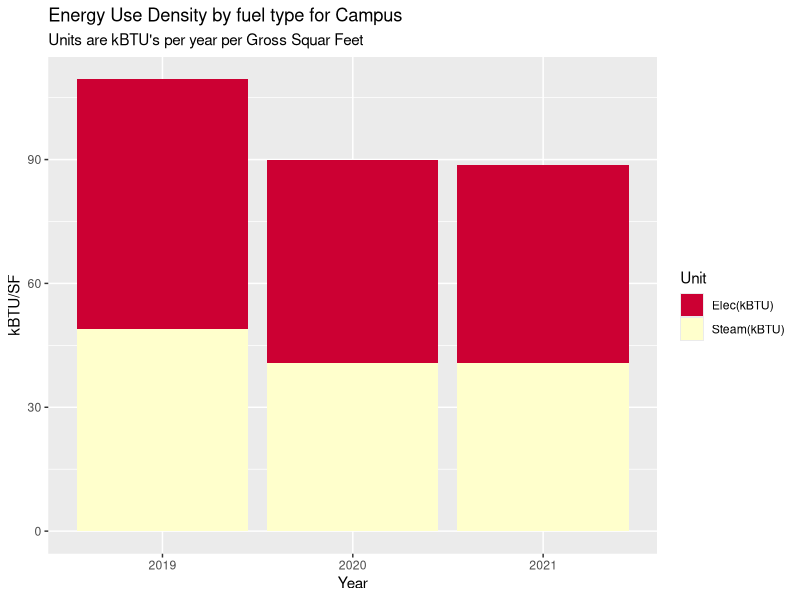
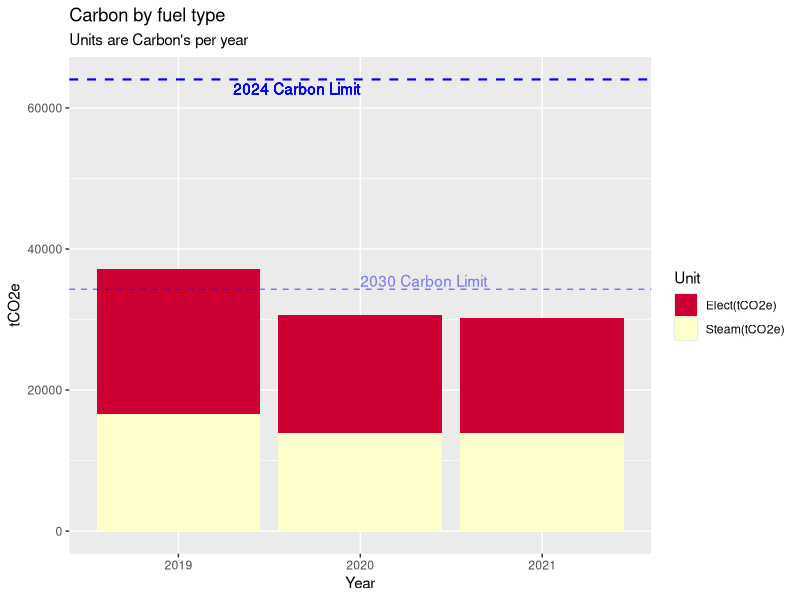
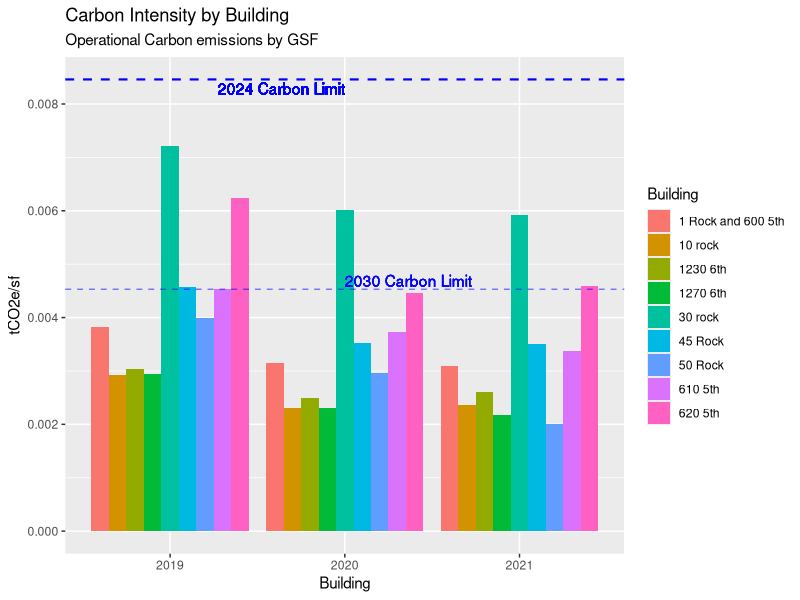
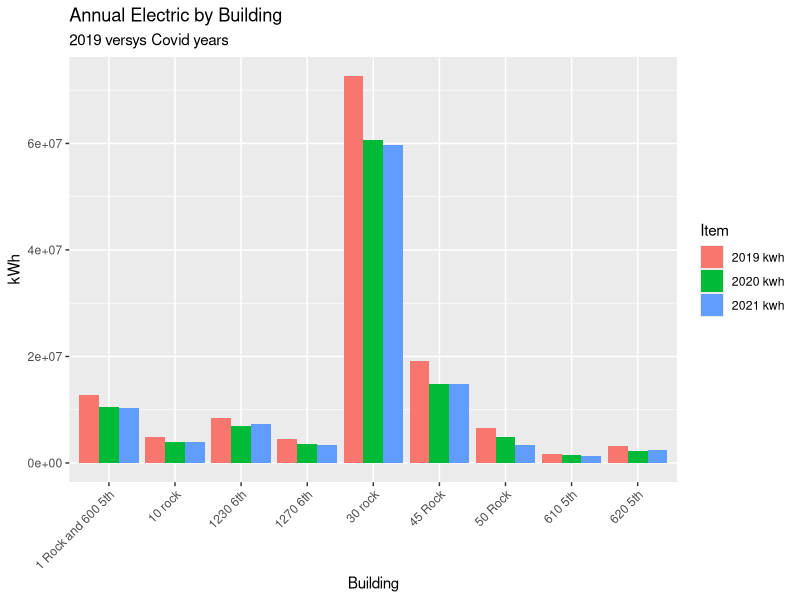
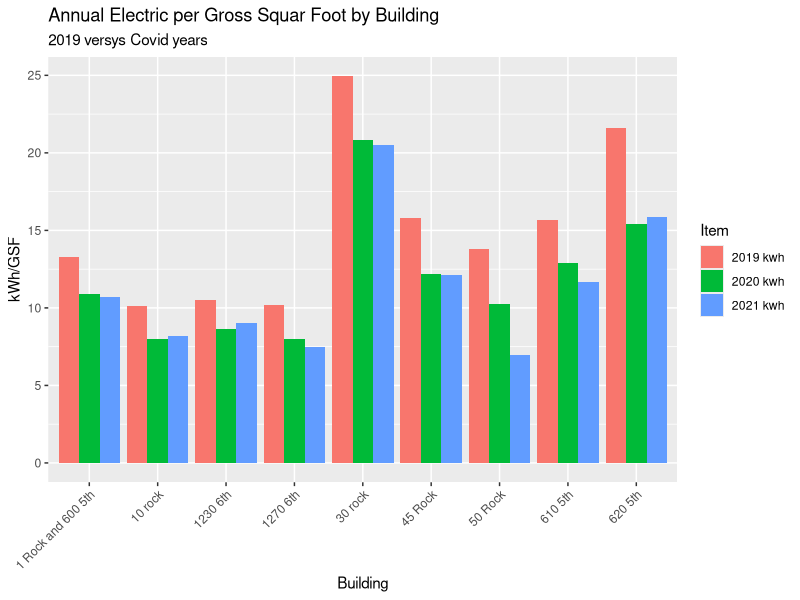
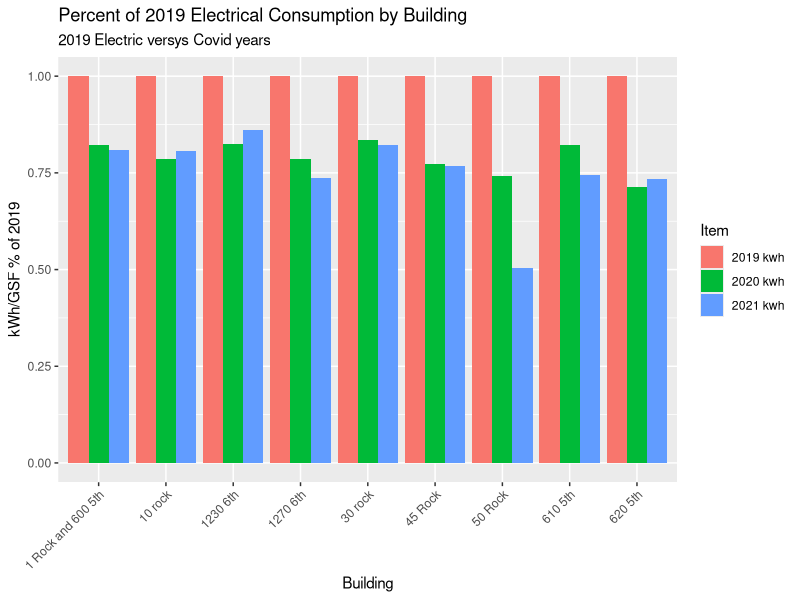
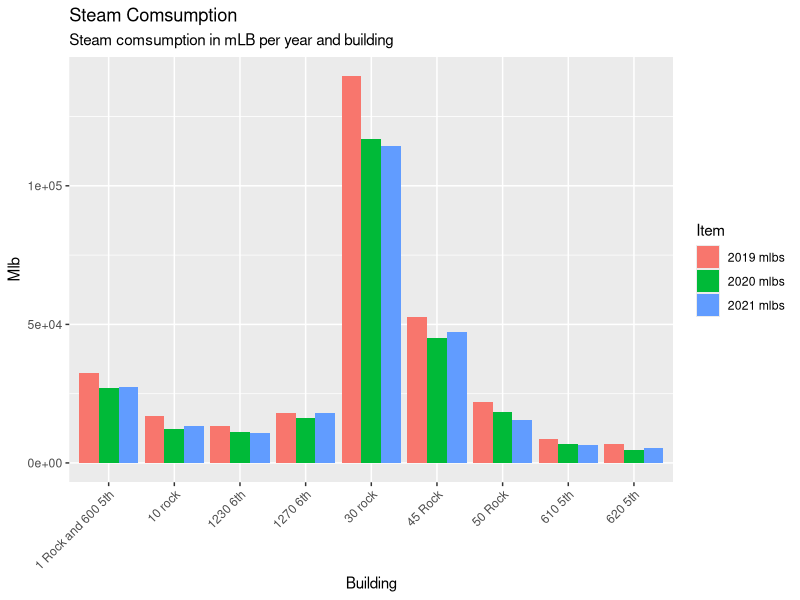
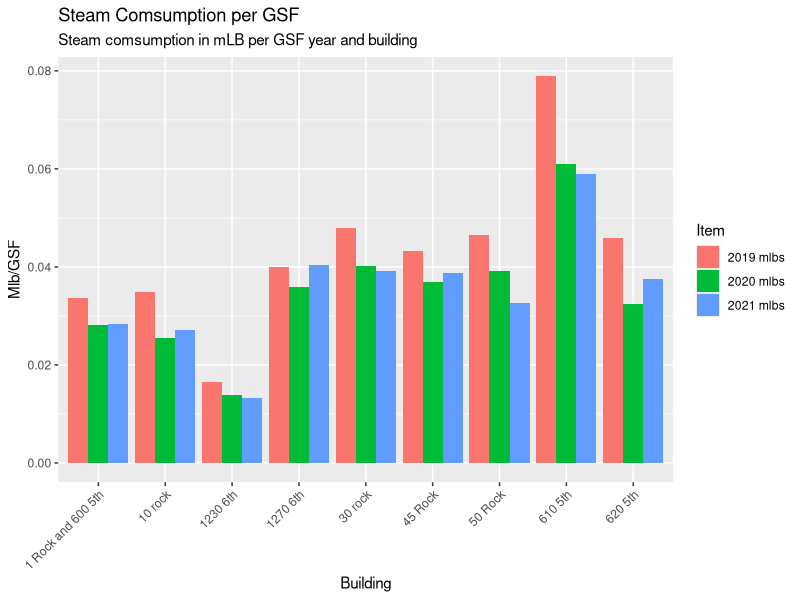

Here is the R script that generated these plots, in order:
## ---- chunk 1

# Load packages 
my_packages <- c("tidyverse", "vroom" , "janitor" , "glue" , "tsibble" , "tidytext","lubridate", "fable", "tsibbledata", "ggplot2", "forecast", "tseries", "rio", "zoo", "readxl", "tsibbledata", "knitr", "kableExtra", "formattable", "scales")
invisible( lapply(my_packages, require, character.only = TRUE))

#Set up environment 
place <- "Home"  #Where are we working today. 
# place <- "work"

if (place == "Home"){setwd("C:/Users/paulr/Documents/R/RockCenterEnergyAnalysis")} else {setwd("C:/Users/prode/Documents/R/RockCenterEnergyAnalysis")}

if (!file.exists("data")) { dir.create("data")}

rm(place, my_packages ) #Clean up

options(dplyr.summarise.inform = FALSE)  # Suppress textin Knit printout. 



# Read in data

'ElecCF' <- 0.000288962  #2021 Carbon Values
'SteamCF' <- 0.00004493 #2021 Carbon Values
'IntensityLimit24' <- 0.00846 #2024 Limit
'IntensityLimit30' <- 0.00453 #2030 Limit

SteamData <- read_excel("data/Energy_Data_for_Net_Zero_Study.xlsx", sheet = "Sheet1", range = "B2:G11" , col_names = TRUE, na = "NA", col_types = NULL ) %>%  select(-5,-6)

ElectricData <- read_excel("data/Energy_Data_for_Net_Zero_Study.xlsx", sheet = "Sheet1", range = "B13:G23" , col_names = TRUE, na = "NA", col_types = NULL ) %>% select(-5,-6)

ElectricData %>% filter(Building == '1 Rock' | Building == '600 5th') %>% 
  select( -Building) %>% 
  summarise_each(funs(sum)) %>% 
  mutate(Building = "1 Rock and 600 5th") %>% 
  select(4,1,2,3) %>% rbind(ElectricData) %>% 
  filter(Building != '1 Rock' & Building != '600 5th') -> ElectricData

BuildingGSF <- read_excel("data/Energy_Data_for_Net_Zero_Study.xlsx", sheet = "Sheet1", range = "B28:C39" , col_names = TRUE, na = "NA", col_types = NULL ) %>% 
  filter(Building != '1 Rock' & Building != '600 5th')

UtilityData <- left_join(ElectricData, SteamData, by="Building") %>% left_join(BuildingGSF, by="Building")
UtilityData[is.na(UtilityData)] <- 0

#Campus EUI for each year 
UtilityData1 <- UtilityData 
apply(UtilityData1[2:4], 2, function(row) row * 3.4121 ) -> UtilityData1[2:4]
apply(UtilityData1[5:7], 2, function(row) row * 1194) -> UtilityData1[5:7]
UtilityData1 %>% select(`2019 kwh`, `2020 kwh`, `2021 kwh`, `2019 mlbs`, `2020 mlbs`, `2021 mlbs`, `Gross Floor Area`) %>%
summarise_each(funs(sum)) -> UtilityData1
    TotalFlArea <- UtilityData1$`Gross Floor Area`
    UtilityData1 %>% 
      select(-`Gross Floor Area`) %>% 
  gather(key = "Item", value = "Value") -> UtilityData1
  cbind(UtilityData1, str_split_fixed(UtilityData1$Item, " ", n=2)) %>% 
  select(-"Item") -> UtilityData1 
  colnames(UtilityData1)  <-  c("Value", "Year", "Unit") 
  apply(UtilityData1[3], 1, function(x) {ifelse(x == "kwh", "Elec(kBTU)", "Steam(kBTU)")}) -> UtilityData1[3]

  ####  PLOTS   ####
  
  
# Make an EUI plot with kBTU vales for both  electric and steam  
UtilityData2 <- UtilityData1
apply(UtilityData2[1], 1, function(row) row / TotalFlArea ) -> UtilityData2[1]
UtilityData2 %>% 
  ggplot(aes(x = Year, y = Value, fill = Unit)) +
  geom_bar(stat = "identity", position = "stack") +
  labs( title = "Energy Use Density by fuel type for Campus",
        subtitle = "Units are kBTU's per year per Gross Squar Feet") +
  xlab("Year") +
  ylab("kBTU/SF") +
  scale_fill_manual(values = c("#CC0033", "#FFFFCC"))


#Make a Carbon table in the dataframe UtilityData1
UtilityData3 <- UtilityData1
  apply(UtilityData3[3], 1, function(x) {ifelse(x == "Elec(kBTU)", "Elect(tCO2e)", "Steam(tCO2e)")}) -> UtilityData3[3]
  UtilityData3 %>% 
  mutate(Carbon = ifelse(Unit == "Elec(kBTU)", Value * ElecCF / 3.4121, Value * SteamCF)) %>% 
  ggplot(aes(x = Year, y = Carbon, fill = Unit)) +
  geom_bar(stat = "identity", position = "stack") +
  labs( title = "Carbon by fuel type",
        subtitle = "Units are Carbon's per year") +
  labs(x = "Year", y = "tCO2e") +
  #guides(fill = FALSE) +
  geom_hline(aes(yintercept = TotalFlArea * IntensityLimit24), color = "blue", linetype = "dashed", size = 0.75) +
  geom_text(aes(x = 2, y = TotalFlArea * IntensityLimit24, label = "2024 Carbon Limit"), hjust = 1, vjust = 1.25 , color = "blue") +
  geom_hline(aes(yintercept = TotalFlArea * IntensityLimit30), linetype = "dashed", color = "blue", size = 0.5, alpha = 0.5) +
  geom_text(aes(x = 2, y = TotalFlArea * IntensityLimit30, label = "2030 Carbon Limit"), hjust = 0, vjust = -.2 , color = "blue", alpha = 0.1) +
  scale_fill_manual(values = c("#CC0033", "#FFFFCC"))


## ---- chunk 2

#Plot Carbon Intensities versus LL97 Limits 
UtilityData1 <- UtilityData 
#apply(UtilityData1[2:4], 2, function(row) row * 3.4121 ) -> UtilityData1[2:4]
apply(UtilityData1[5:7], 2, function(row) row * 1194) -> UtilityData1[5:7]
UtilityData1[2:7]/UtilityData1$`Gross Floor Area` -> UtilityData1[2:7]
colnames(UtilityData1) <- c("Building", "2019 kwh", "2020 kwh", "2021 kwh", "2019 kBTUs", "2020 kBTUs", "2021 kBTUs", "Gross Floor Area")

UtilityData1 %>% select("Building", "2019 kwh", "2020 kwh", "2021 kwh", "2019 kBTUs", "2020 kBTUs", "2021 kBTUs") -> UtilityData1

UtilityData1 %>% 
  gather(key = "Item", value = "Value", -"Building") -> UtilityData1
  cbind(UtilityData1, str_split_fixed(UtilityData1$Item, " ", n=2)) %>% 
  select(-"Item") -> UtilityData1 
  colnames(UtilityData1)  <-  c("Building", "Value", "Year", "Unit") 
  UtilityData1 %>% 
    mutate("Carbon/SF" = ifelse(Unit == "kwh", Value * ElecCF, Value * SteamCF)) %>% 
    select(Building, Year, Unit, `Carbon/SF`) %>% 
    mutate("Carbon" = "tCO2e") -> UtilityData1


UtilityData1 %>%   
ggplot(aes(x = Year, y = `Carbon/SF`, fill = Building, group = Building)) +
  geom_bar(stat = "identity", position = "dodge") +
  labs( title = "Carbon Intensity by Building",
        subtitle = "Operational Carbon emissions by GSF") +
  labs(x = "Building", y = "tCO2e/sf") +
  geom_hline(aes(yintercept = IntensityLimit24), color = "blue", linetype = "dashed", size = 0.75) +
  geom_text(aes(x = 2, y = IntensityLimit24, label = "2024 Carbon Limit"), hjust = 1, vjust = 1.25 , color = "blue") +
  geom_hline(aes(yintercept = IntensityLimit30), linetype = "dashed", color = "blue", size = 0.5, alpha = 0.5) +
  geom_text(aes(x = 2, y = IntensityLimit30, label = "2030 Carbon Limit"), hjust = 0, vjust = -.2 , color = "blue", alpha = 0.1) 
  

## ---- chunk 3

#1 Electric kWh
ElectricData %>% select(Building, `2019 kwh`, `2020 kwh`, `2021 kwh`) %>% 
  gather(key = "Item", value = "Value", -Building) %>%
  ggplot(aes(x = Building, y = Value, fill = Item, group = Item)) +
  labs( title = "Annual Electric by Building",
        subtitle = "2019 versys Covid years", x = "Building", y = "kWh") +
  theme(axis.text.x = element_text (angle = 45, vjust = 1, hjust=1)) +
  geom_bar(stat = "identity", position = "dodge")

#2 Electric kWh per GSF 
UtilityData1 <- UtilityData
apply(UtilityData1[2:7], 2, function(row) row / UtilityData1$`Gross Floor Area`) -> UtilityData1[2:7]
UtilityData1 %>% select(Building, `2019 kwh`, `2020 kwh`, `2021 kwh`) %>% 
  gather(key = "Item", value = "Value", -Building) %>% 
  ggplot(aes(x = Building, y = Value, fill = Item, group = Item)) +
  labs( title = "Annual Electric per Gross Squar Foot by Building",
        subtitle = "2019 versys Covid years", x = "Building", y = "kWh/GSF") +
  theme(axis.text.x = element_text (angle = 45, vjust = 1, hjust=1)) +
  geom_bar(stat = "identity", position = "dodge")


#3 percent kWh reductions relative to 2019 
UtilityData1 <- UtilityData
apply(UtilityData1[2:7], 2, function(row) row / UtilityData1$`Gross Floor Area`) -> UtilityData1[2:7]
apply(UtilityData1[2:4], 2, function(row) row / UtilityData1$`2019 kwh`) -> UtilityData1[2:4]
UtilityData1 %>% select(Building, `2019 kwh`, `2020 kwh`, `2021 kwh`) %>% 
  gather(key = "Item", value = "Value", -Building) %>% 
  ggplot(aes(x = Building, y = Value, fill = Item, group = Item)) + 
  labs( title = "Percent of 2019 Electrical Consumption by Building",
        subtitle = "2019 Electric versys Covid years", x = "Building", y = "kWh/GSF % of 2019") +
  theme(axis.text.x = element_text (angle = 45, vjust = 1, hjust=1)) +
  geom_bar(stat = "identity", position = "dodge")

  
# 4 Steam mlb 
SteamData %>% select(Building, `2019 mlbs`, `2020 mlbs`, `2021 mlbs`) %>% 
  gather(key = "Item", value = "Value", -Building) %>%
  ggplot(aes(x = Building, y = Value, fill = Item, group = Item)) +
  labs( title = "Steam Comsumption ",
        subtitle = "Steam comsumption in mLB per year and building", x = "Building", y = "Mlb") +
  theme(axis.text.x = element_text (angle = 45, vjust = 1, hjust=1)) +
  geom_bar(stat = "identity", position = "dodge")

#5 steam mlb per gsf 
UtilityData1 <- UtilityData
apply(UtilityData1[2:7], 2, function(row) row / UtilityData1$`Gross Floor Area`) -> UtilityData1[2:7]
UtilityData1 %>% select(Building, `2019 mlbs`, `2020 mlbs`, `2021 mlbs`) %>% 
  gather(key = "Item", value = "Value", -Building) %>% 
  ggplot(aes(x = Building, y = Value, fill = Item, group = Item)) +
  labs( title = "Steam Comsumption per GSF ",
        subtitle = "Steam comsumption in mLB per GSF year and building", x = "Building", y = "Mlb/GSF") +
  theme(axis.text.x = element_text (angle = 45, vjust = 1, hjust=1)) +
  geom_bar(stat = "identity", position = "dodge")
  


#6 percent down from 2019
UtilityData1 <- UtilityData
apply(UtilityData1[2:7], 2, function(row) row / UtilityData1$`Gross Floor Area`) -> UtilityData1[2:7]
apply(UtilityData1[5:7], 2, function(row) row / UtilityData1$`2019 mlbs`) -> UtilityData1[5:7]
UtilityData1 %>% select(Building, `2019 mlbs`, `2020 mlbs`, `2021 mlbs`) %>% 
  gather(key = "Item", value = "Value", -Building) %>% 
  ggplot(aes(x = Building, y = Value, fill = Item, group = Item)) +
  labs( title = "Percent of 2019 Steam Consumption by Building ",
        subtitle = "2019 Steam versys Covid years", x = "Building", y = "Mlb/GSF % of 2019") +
  theme(axis.text.x = element_text (angle = 45, vjust = 1, hjust=1)) +
  geom_bar(stat = "identity", position = "dodge")



## ---- chunk 4


EPA_data <- read_excel("data/EPA_Annual_Energy_Use_By_Meter.xlsx", range = "A6:BB155" , col_names = FALSE, na = "NA", col_types = NULL )

EPA_data <- read_excel("data/EPA_Annual_Energy_Use_By_Meter.xlsx", skip = 4)
